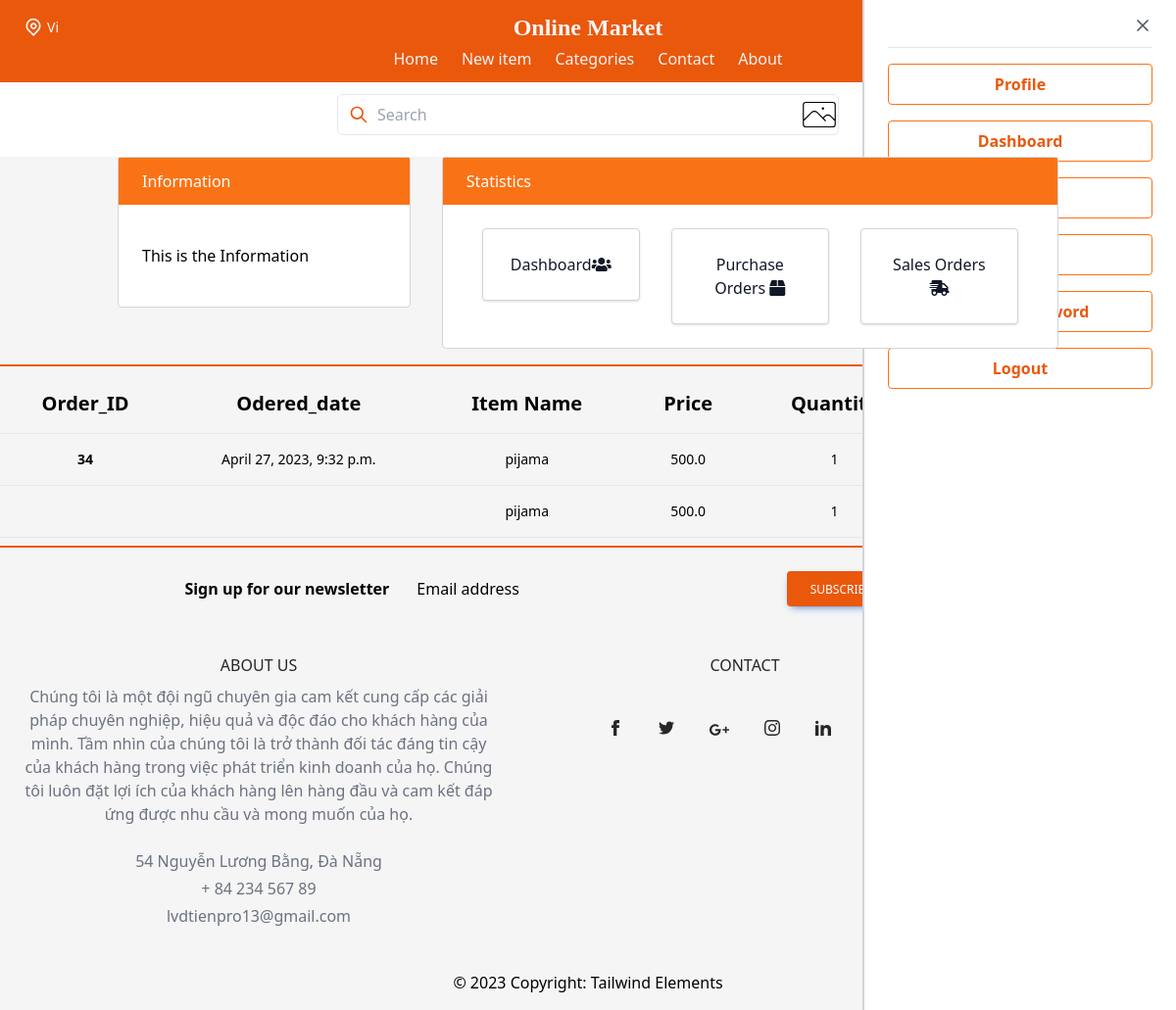
The app's page /dashboard/sales_orders/ (signed in), older data.
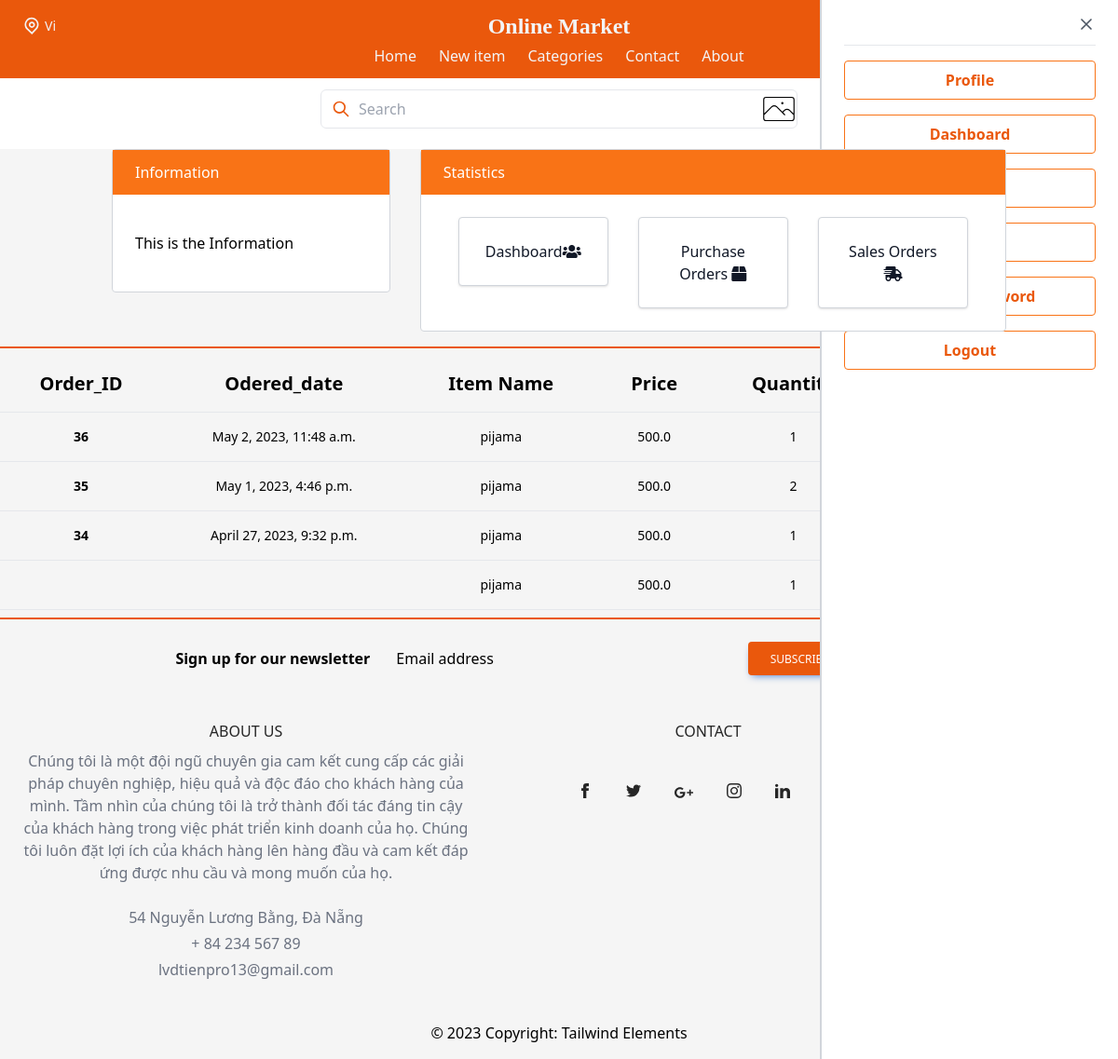
The same page, newer data.
### item/models.py (models this page shows, shortened)
class OrderItem(models.Model):
    user = models.ForeignKey(User,
                             on_delete=models.CASCADE)
    ordered = models.BooleanField(default=False)
    item = models.ForeignKey(Item, on_delete=models.CASCADE)
    quantity = models.IntegerField(default=1)
    rated = models.BooleanField(default=False)
    def get_total_item_price(self):
        return self.quantity * self.item.price

class Order(models.Model):
    user = models.ForeignKey(User, related_name='orders', on_delete=models.CASCADE)
    items = models.ManyToManyField(OrderItem)
    start_date = models.DateTimeField(auto_now_add=True)
    ordered_date = models.DateTimeField(auto_now=True)
    ordered = models.BooleanField(default=False)
    shipping_address = models.ForeignKey(ShippingAddress, related_name='shipping_address', on_delete=models.SET_NULL, blank=True, null=True)
    coupon = models.ForeignKey(
        'Coupon', on_delete=models.SET_NULL, blank=True, null=True)
    def __init__(self, *args, **kwargs):
        ordered_date = kwargs.pop('ordered_date', None)
        super().__init__(*args, **kwargs)
        self.ordered_date = ordered_date
        self.save()

class Item(models.Model):
    category = models.ForeignKey(Category, related_name='items', on_delete=models.CASCADE)
    name = models.CharField(max_length=255)
    description = models.TextField(blank=True, null=True)
    price = models.FloatField()
    discount_price = models.FloatField(blank=True, null=True)
    image = models.ImageField(upload_to='item_images', blank=True, null=True)
    is_sold = models.BooleanField(default=False)
    average_rating = models.DecimalField(max_digits=3, decimal_places=2, default=0)
    created_by = models.ForeignKey(User, related_name='items', on_delete=models.CASCADE)
    created_at = models.DateTimeField(auto_now_add=True)

### dashboard/views.py (the view)
# urls.py: path('sales_orders/', views.sales_orders, name='sales_orders'),
@login_required
def sales_orders(request):
    sales_orders = OrderItem.objects.filter(ordered=True, item__created_by=request.user).order_by('-id')
    context = {
        'sales_orders':sales_orders,
    }
    return render(request, 'dashboard/sales_orders.html', context)

### core/context_processors.py (called while the page is built)
def profile_picture(request):
    if request.user.is_authenticated:
        try:
            profile = Profile.objects.get(user=request.user)
            return {'profile_picture': profile.profileimg.url}
        except Profile.DoesNotExist:
            pass
    return {}

def cart_item_count(request):
    cart_count = 0
    if request.user.is_authenticated:
        order_items = OrderItem.objects.filter(user=request.user, ordered=False)
        cart_count = order_items.count()
    return {'cart_item_count': cart_count}

### dashboard/templates/dashboard/sales_orders.html (shortened to what this page needs)
{% extends 'core/base.html' %}
{% block content %}
{% include 'dashboard/topside.html' %}
<div class="flex flex-col overflow-x-auto  border-t-2 border-orange-600 mt-4">
    <div class="sm:-mx-6 lg:-mx-8">
      <div class="inline-block min-w-full py-2 sm:px-6 lg:px-8">
        <div class="overflow-x-auto">
          <table class="min-w-full text-center text-sm font-light">
            <thead class="border-b font-medium dark:border-neutral-500">
              <tr>
                <th scope="col" class="px-6 py-4 text-xl">Order_ID</th>
                <th scope="col" class="px-6 py-4 text-xl">Odered_date</th>
                <th scope="col" class="px-6 py-4 text-xl">Item Name</th>
                <th scope="col" class="px-6 py-4 text-xl">Price</th>
                <th scope="col" class="px-6 py-4 text-xl">Quantity</th>
                <th scope="col" class="px-6 py-4 text-xl">Total Item Price</th>
              </tr>
            </thead>
            <tbody>
                {% for order_item in sales_orders %}
                    <tr class="border-b dark:border-neutral-500">
                        <td class="whitespace-nowrap px-6 py-4 font-bold">{{order_item.order_set.first.pk}}</td>
                        <td class="whitespace-nowrap px-6 py-4">{{order_item.order_set.first.start_date}}</td>
                        <td class="whitespace-nowrap px-6 py-4">{{order_item.item.name}}</td>
                        <td class="whitespace-nowrap px-6 py-4">{{order_item.item.price}}</td>
                        <td class="whitespace-nowrap px-6 py-4">
                            {{order_item.quantity}}
                        </td>
                        <td class="whitespace-nowrap px-6 py-4">
                        </td>
                    </tr>
                    {% empty %}
                    <tr>
                        <td colspan='5'>Your cart is empty</td>
                    </tr>
                {% endfor %}
            </tbody>
          </table>
        </div>
      </div>
    </div>
  </div>
{% endblock content %}

Row changes from the older to the newer data that the page shows:
added OrderItem: order_set.first.pk "36", order_set.first.start_date "May 2, 2023, 11:48 a.m.", item.name "pijama", item.price "500.0", quantity "1"
added OrderItem: order_set.first.pk "35", order_set.first.start_date "May 1, 2023, 4:46 p.m.", item.name "pijama", item.price "500.0", quantity "2"
